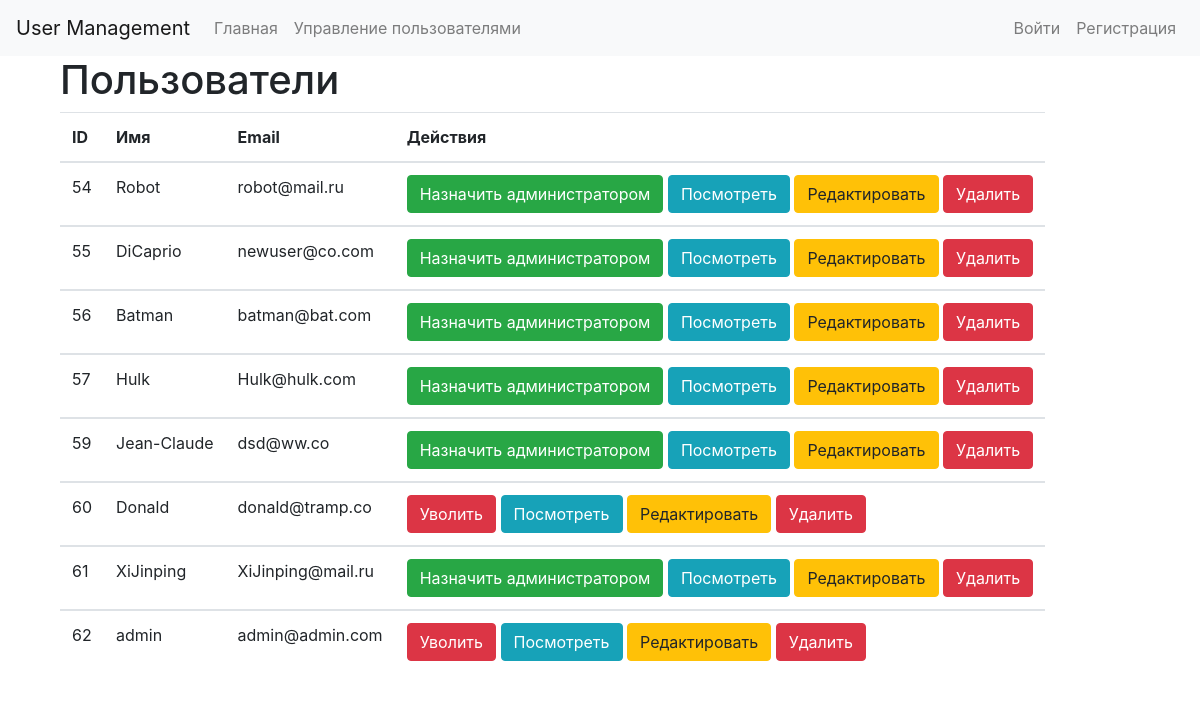
Page /adminka/index.php on the committed database.
### tables this page shows
CREATE TABLE `users` (
  `id` int(11) NOT NULL,
  `email` varchar(255) NOT NULL,
  `username` varchar(255) NOT NULL,
  `password` varchar(255) NOT NULL,
  `group_id` int(11) NOT NULL DEFAULT 1,
  `time` date NOT NULL,
  `status` varchar(255) DEFAULT NULL
);

### classes/Config.php (called while the page is built)
<?php
class Config {
    public static function get($path = null) {
        if($path) {
            $config = $GLOBALS['config'];
            $path = explode( '.', $path);
            foreach($path as $item) {
                if(isset($config[$item])) {
                    $config = $config[$item];
                }
            }
            return $config;
        }
        return false;
    }
}

### classes/Database.php (called while the page is built, shortened)
<?php
class Database {
    private static $instance = null;
    private $pdo, $query, $error = false, $results, $count;
    private function __construct() {
        try {
            $this->pdo = new PDO("mysql:host=" . Config::get('mysql.host') . ";dbname=" . Config::get('mysql.database'), Config::get('mysql.username'), Config::get('mysql.password'));
        } catch (PDOException $exception) {
            die($exception->getMessage());
        }
    }
    public static function getInstance() {
        if(!isset(self::$instance)) {
            self::$instance = new Database;
        }
        return self::$instance;
    }
    public function query($sql, $params = [])
    {
        $this->query = $this->pdo->prepare($sql);
        if(!$this->query->execute()) {
            $this->error = true;
        } else {
            $this->results = $this->query->fetchAll(PDO::FETCH_OBJ);
        }
        return $this;
    }
    public function results()
    {
        return $this->results;
    }
}

### classes/User.php (called while the page is built, shortened)
<?php
class User {
    private $db, $data, $session_name, $isLoggedIn, $cookieName;
    public function __construct($user = null) {
        $this->session_name = Config::get('session.user_session');
    }
    public function isLoggedIn() {
        return $this->isLoggedIn;
    }
}

### classes/Session.php (called while the page is built, shortened)
<?php
class Session {
    public static function exists($name) {
        return (isset($_SESSION[$name])) ? true : false;
    }
}

### adminka/index.php (the view, shortened to what this page needs)
<?php
$user = new User;
?>
<!doctype html>
<html lang="en">
  <head>
	<link rel="stylesheet" href="https://stackpath.bootstrapcdn.com/bootstrap/4.4.1/css/bootstrap.min.css">
	<link rel="stylesheet" href="https://stackpath.bootstrapcdn.com/font-awesome/4.7.0/css/font-awesome.min.css">
  </head>
  <body>
    <nav class="navbar navbar-expand-lg navbar-light bg-light">
      <a class="navbar-brand" href="#">User Management</a>
      <div class="collapse navbar-collapse" id="navbarSupportedContent">
        <ul class="navbar-nav mr-auto">
          <li class="nav-item">
            <a class="nav-link" href="../index.php">Главная</a>
          </li>
          <li class="nav-item">
            <a class="nav-link" href="#">Управление пользователями</a>
          </li>
        </ul>
        <ul class="navbar-nav">
            <? if ($user->isLoggedIn()): ?>
                <li class="nav-item"><a class="nav-link" href='#'>Hi, <?= $user->data()->username; ?></a></li>
                <li class="nav-item"><a class="nav-link" href='../logout.php'> Logout</a></li>
            <? else: ?>
                <li class="nav-item">
                    <a href="login.php" class="nav-link">Войти</a>
                </li>
                <li class="nav-item">
                    <a href="register.php" class="nav-link">Регистрация</a>
                </li>
            <? endif; ?>
        </ul>
      </div>
  </nav>
   <? $user = new User;
     $users = Database::getInstance()->query("SELECT * FROM users"); ?>
    <div class="container">
      <div class="col-md-12">
        <h1>Пользователи</h1>
        <table class="table table-responsive">
          <thead>
            <tr>
              <th>ID</th>
              <th>Имя</th>
              <th>Email</th>
              <th>Действия</th>
            </tr>
          </thead>
            <?php foreach($users->results() as $user):?>
          <tbody>
            <tr>
              <td><?= $user->id;?></td>
              <td><?= $user->username;?></td>
              <td><?= $user->email;?></td>
              <td>
                <? if ($user->group_id == '1'): ?>
              	<a href="group_id.php?id=<?= $user->id;?>" class="btn btn-success">Назначить администратором</a>
                <? else: ?>
                 <a href="group_id1.php?id=<?= $user->id;?>" class="btn btn-danger">Уволить</a>
                <? endif; ?>
                <a href="show.php?id=<?= $user->id;?>" class="btn btn-info">Посмотреть</a>
                <a href="edit_users.php?id=<?= $user->id;?>" class="btn btn-warning">Редактировать</a>
                <a href="delete.php?id=<?= $user->id;?>" class="btn btn-danger" onclick="return confirm('Вы уверены?');">Удалить</a>
              </td>
            </tr>
          </tbody>
          <?php endforeach;?>
        </table>
      </div>
    </div>
  </body>
</html>

### rows in the picture
users: id "54", username "Robot", email "robot@mail.ru"
users: id "55", username "DiCaprio", email "newuser@co.com"
users: id "56", username "Batman", email "batman@bat.com"
users: id "57", username "Hulk", email "Hulk@hulk.com"
users: id "59", username "Jean-Claude", email "dsd@ww.co"
users: id "60", username "Donald", email "donald@tramp.co"
users: id "61", username "XiJinping", email "XiJinping@mail.ru"
users: id "62", username "admin", email "admin@admin.com"
